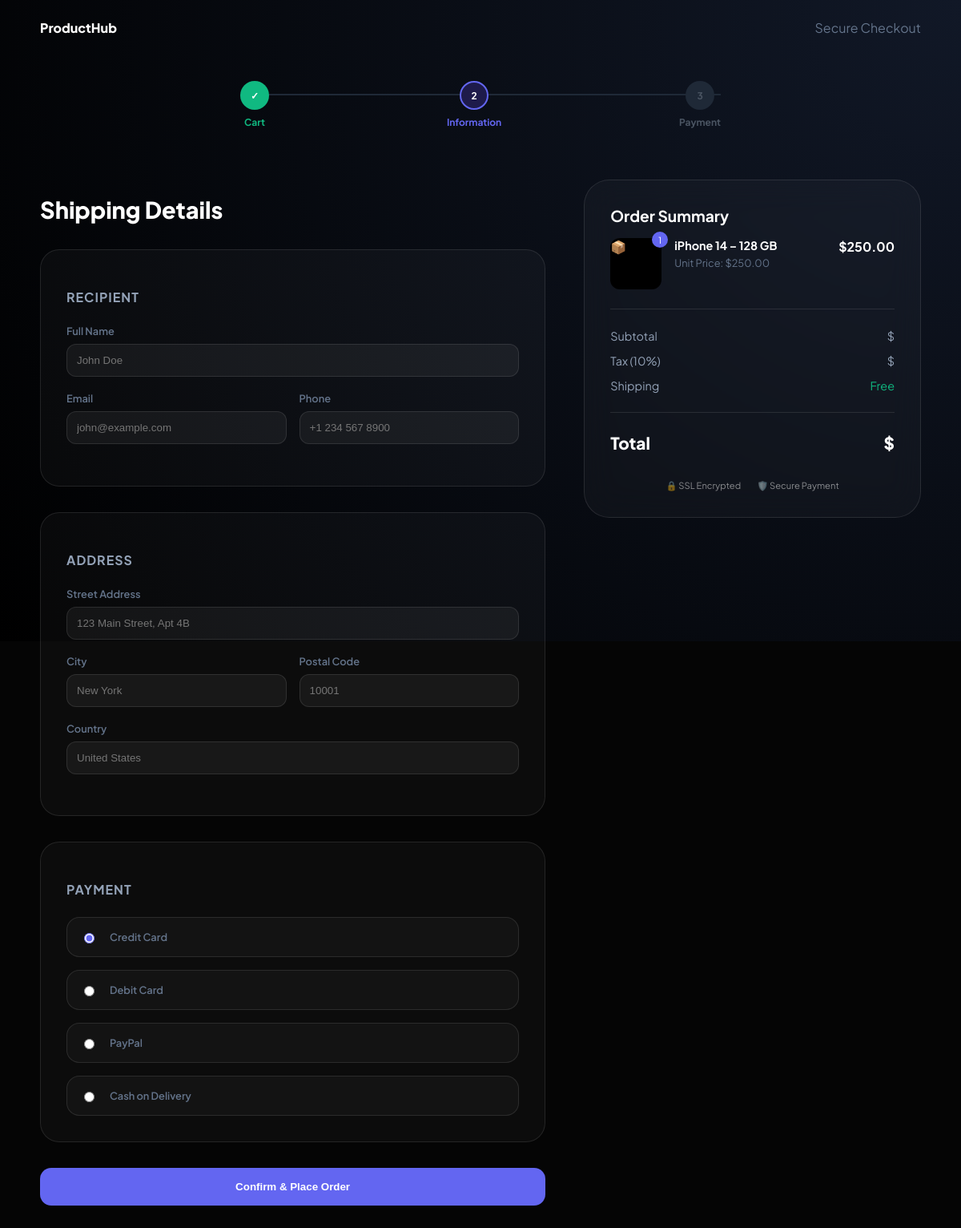
The app's page /checkout/ (signed in) with its own data.
### Market_App/models.py (models this page shows, shortened)
class CartItem(models.Model):
    cart = models.ForeignKey(
        Cart,
        on_delete=models.CASCADE,
        related_name='items'
    )
    product = models.ForeignKey(
        Product,
        on_delete=models.CASCADE
    )
    quantity = models.IntegerField(
        default=1,
        validators=[MinValueValidator(1)]
    )
    added_at = models.DateTimeField(auto_now_add=True)
    class Meta:
        unique_together = ('cart', 'product')
        ordering = ['added_at']
    @property
    def total_price(self):
        return self.product.price * self.quantity

class Product(models.Model):
    name = models.CharField(max_length=200)
    description = models.TextField()
    price = models.DecimalField(
        max_digits=10,
        decimal_places=2,
        validators=[MinValueValidator(Decimal('0.01'))]
    )
    stock = models.IntegerField(
        default=0,
        validators=[MinValueValidator(0)]
    )
    image = models.ImageField(
        upload_to='products/',
        blank=True,
        null=True
    )
    is_active = models.BooleanField(default=True)
    created_at = models.DateTimeField(auto_now_add=True)
    updated_at = models.DateTimeField(auto_now=True)
    class Meta:
        ordering = ['-created_at']

### Market_App/views.py (the view)
# urls.py: path('checkout/', views.checkout, name='checkout'),
@login_required
def checkout(request):
    cart = Cart.objects.get(user=request.user)
    cart_items = cart.items.all()
    subtotal = sum(item.total_price for item in cart_items)
    tax = subtotal * Decimal('0.1')
    shipping = Decimal('10.00') if subtotal > 0 else Decimal('0')
    total = subtotal + tax + shipping
    if request.method == 'POST':
        form = ProductForm(request.POST)
        if form.is_valid():
            order = form.save(commit=False)
            order.user = request.user
            order.subtotal = subtotal
            order.tax = tax
            order.total = total
            order.save()
            cart_items.delete()
            return redirect('Market_App:order_success')
    else:
        form = ProductForm()
    context = {
        'form': form,
        'cart_items': cart_items,
        'subtotal': subtotal,
        'tax': tax,
        'total': total,
    }
    return render(request, 'market/checkout.html', context)

### Market_App/templates/market/checkout.html (shortened to what this page needs)
{% load static %}
<!doctype html>
<html lang="en">
  <head>
  </head>
  <body>
    <div class="bg-canvas"></div>
    <nav class="navbar" style="padding: 1.5rem 2rem">
      <div
        class="nav-container"
        style="
          max-width: 1100px;
          margin: 0 auto;
          display: flex;
          justify-content: space-between;
        "
      >
        <a
          href="{% url 'Market_App:product_list' %}"
          style="text-decoration: none; color: white; font-weight: 800"
          >ProductHub</a
        >
        <span style="color: #64748b">Secure Checkout</span>
      </div>
    </nav>
    <div class="checkout-progress">
      <div class="progress-container">
        <div class="progress-step completed">
          <div class="step-circle">✓</div>
          <span>Cart</span>
        </div>
        <div class="progress-step active">
          <div class="step-circle">2</div>
          <span>Information</span>
        </div>
        <div class="progress-step">
          <div class="step-circle">3</div>
          <span>Payment</span>
        </div>
      </div>
    </div>
    <main class="checkout-container">
      <div class="checkout-form-section">
        <h1 class="section-title">Shipping Details</h1>
        <form method="post">
          <div class="form-section">
            <h3 class="form-section-title">Recipient</h3>
            <div class="form-group">
              <label>Full Name</label>
              {{ form.full_name }}
            </div>
            <div class="form-row">
              <div class="form-group"><label>Email</label>{{ form.email }}</div>
              <div class="form-group"><label>Phone</label>{{ form.phone }}</div>
            </div>
          </div>
          <div class="form-section">
            <h3 class="form-section-title">Address</h3>
            <div class="form-group">
              <label>Street Address</label>{{ form.address }}
            </div>
            <div class="form-row">
              <div class="form-group"><label>City</label>{{ form.city }}</div>
              <div class="form-group">
                <label>Postal Code</label>{{ form.postal_code }}
              </div>
            </div>
            <div class="form-group">
              <label>Country</label>{{ form.country }}
            </div>
          </div>
          <div class="form-section">
            <h3 class="form-section-title">Payment</h3>
            <div class="payment-methods">
              {% for choice in form.payment_method %}
              <label class="payment-option">
                {{ choice.tag }}
                <span class="payment-label">{{ choice.choice_label }}</span>
              </label>
              {% endfor %}
            </div>
          </div>
          <button type="submit" class="btn-primary">
            Confirm & Place Order
          </button>
        </form>
      </div>
      <aside class="checkout-summary">
        <h2 style="margin-top: 0; font-size: 1.2rem">Order Summary</h2>
        <div class="summary-items">
          {% for item in cart_items %}
          <div class="summary-item">
            <div class="summary-item-image">
              {% if item.product.image %}<img
                src="{{ item.product.image.url }}"
              />{% else %}📦{% endif %}
              <span class="item-qty">{{ item.quantity }}</span>
            </div>
            <div style="flex: 1">
              <h4 style="margin: 0; font-size: 0.9rem">
                {{ item.product.name }}
              </h4>
              <p style="margin: 5px 0 0; color: #64748b; font-size: 0.8rem">
                Unit Price: ${{ item.product.price }}
              </p>
            </div>
            <div style="font-weight: 700">${{ item.total_price }}</div>
          </div>
          {% endfor %}
        </div>
        <div class="summary-divider"></div>
        <div class="summary-line">
          <span>Subtotal</span><span>${{ cart.subtotal }}</span>
        </div>
        <div class="summary-line">
          <span>Tax (10%)</span><span>${{ cart.tax }}</span>
        </div>
        <div class="summary-line">
          <span>Shipping</span><span style="color: var(--success)">Free</span>
        </div>
        <div class="summary-divider"></div>
        <div class="summary-line summary-total">
          <span>Total</span><span>${{ cart.total }}</span>
        </div>
        <div class="security-badges">
          <div class="security-item">🔒 SSL Encrypted</div>
          <div class="security-item">🛡️ Secure Payment</div>
        </div>
      </aside>
    </main>
  </body>
</html>

### Market_App/templates/market/checkout.html (style rules this page uses)
:root { --primary: #6366f1; --secondary: #a855f7; --bg: #050505; --glass: rgba(255, 255, 255, 0.03); --glass-border: rgba(255, 255, 255, 0.1); --success: #10b981; }
body { background: var(--bg); color: white; margin: 0; font-family: "Plus Jakarta Sans", sans-serif; }
.bg-canvas { position: fixed; top: 0; left: 0; width: 100vw; height: 100vh; z-index: -1; background: radial-gradient(circle at top right, #111827 0%, #000 100%); }
.checkout-progress { padding: 2rem 1rem; max-width: 600px; margin: 0 auto; }
.progress-container { display: flex; justify-content: space-between; align-items: center; position: relative; }
.progress-step { display: flex; flex-direction: column; align-items: center; z-index: 2; gap: 8px; font-size: 0.75rem; font-weight: 700; color: #4b5563; }
.progress-step.active { color: var(--primary); }
.progress-step.completed { color: var(--success); }
.step-circle { width: 32px; height: 32px; border-radius: 50%; background: #1f2937; display: flex; align-items: center; justify-content: center; border: 2px solid transparent; }
.active .step-circle { border-color: var(--primary); background: #1e1b4b; color: white; }
.completed .step-circle { background: var(--success); color: white; }
.checkout-container { max-width: 1100px; margin: 0 auto; display: grid; grid-template-columns: 1.5fr 1fr; gap: 3rem; padding: 2rem; }
.section-title { font-size: 1.8rem; font-weight: 800; margin-bottom: 2rem; }
.form-section { background: var(--glass); border: 1px solid var(--glass-border); border-radius: 24px; padding: 2rem; margin-bottom: 2rem; }
.form-section-title { font-size: 1rem; color: #94a3b8; text-transform: uppercase; letter-spacing: 1px; margin-bottom: 1.5rem; }
.form-row { display: grid; grid-template-columns: 1fr 1fr; gap: 1rem; }
.form-group { display: flex; flex-direction: column; gap: 8px; margin-bottom: 1.2rem; }
label { font-size: 0.8rem; font-weight: 600; color: #64748b; }
input, select { background: rgba(255, 255, 255, 0.05); border: 1px solid var(--glass-border); padding: 12px; border-radius: 12px; color: white; outline: none; transition: 0.3s; }
.payment-methods { display: grid; gap: 1rem; }
.payment-option { background: rgba(255, 255, 255, 0.03); border: 1px solid var(--glass-border); padding: 1rem; border-radius: 16px; display: flex; align-items: center; gap: 1rem; cursor: pointer; transition: 0.3s; }
input[type="radio"] { accent-color: var(--primary); }
.checkout-summary { background: rgba(255, 255, 255, 0.03); backdrop-filter: blur(20px); border: 1px solid var(--glass-border); border-radius: 32px; padding: 2rem; height: fit-content; position: sticky; top: 100px; }
.summary-item { display: flex; gap: 1rem; margin-bottom: 1.5rem; }
.summary-item-image { width: 64px; height: 64px; border-radius: 12px; background: #000; position: relative; }
.item-qty { position: absolute; top: -8px; right: -8px; background: var(--primary); font-size: 0.7rem; width: 20px; height: 20px; border-radius: 50%; display: flex; align-items: center; justify-content: center; }
.summary-line { display: flex; justify-content: space-between; margin-bottom: 0.8rem; font-size: 0.9rem; color: #94a3b8; }
.summary-total { font-size: 1.3rem; font-weight: 800; color: white; margin-top: 1rem; }
.summary-divider { height: 1px; background: var(--glass-border); margin: 1.5rem 0; }
.btn-primary { background: var(--primary); color: white; border: none; padding: 1rem 2rem; border-radius: 14px; font-weight: 700; width: 100%; cursor: pointer; transition: 0.3s; display: flex; align-items: center; justify-content: center; gap: 10px; }
.security-badges { display: flex; justify-content: center; gap: 20px; margin-top: 2rem; opacity: 0.5; font-size: 0.7rem; }
.security-item { display: flex; align-items: center; gap: 5px; }

### records on screen
CartItem: quantity "1", product.name "iPhone 14 – 128 GB", product.price "250.00", total_price "250.00"

### other values on screen
{{ choice.choice_label }} "Credit Card" "Debit Card" "PayPal" "Cash on Delivery"
